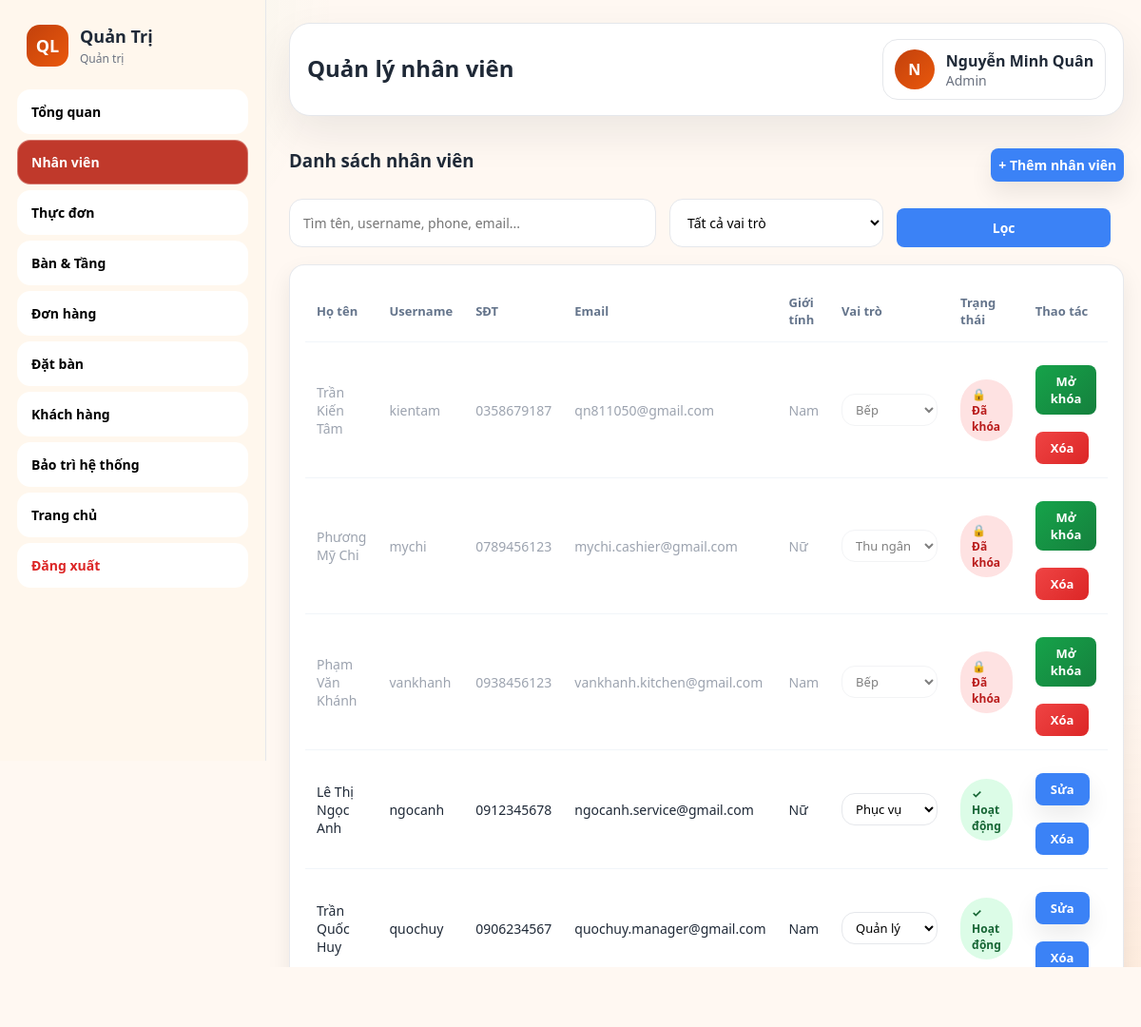
The page /admin.php?page=employees (signed in) on the database as committed earlier.
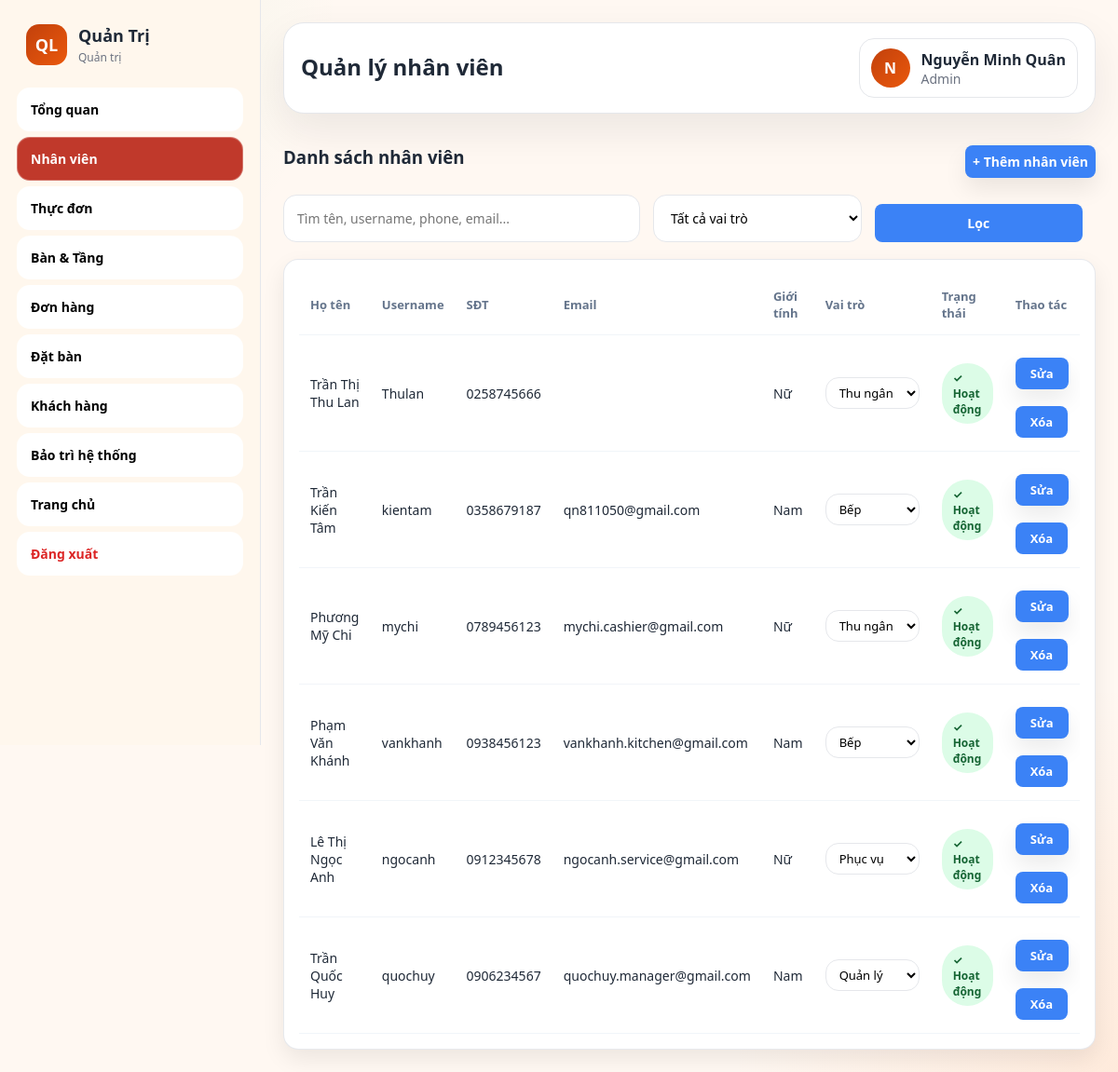
The same page on the database as committed later.
### tables this page shows
CREATE TABLE `users` (
  `user_id` int(11) NOT NULL AUTO_INCREMENT,
  `full_name` varchar(100) NOT NULL,
  `phone` varchar(15) DEFAULT NULL,
  `ngay_sinh` date DEFAULT NULL,
  `gioi_tinh` enum('Nam','Nữ') DEFAULT NULL,
  `email` varchar(100) DEFAULT NULL,
  `username` varchar(50) NOT NULL,
  `password` varchar(255) NOT NULL,
  `role_id` int(11) NOT NULL,
  `status` enum('hoat_dong','khoa') NOT NULL DEFAULT 'hoat_dong',
  `created_at` datetime NOT NULL DEFAULT current_timestamp(),
  PRIMARY KEY (`user_id`),
  UNIQUE KEY `uq_users_username` (`username`),
  UNIQUE KEY `uq_users_email` (`email`),
  UNIQUE KEY `uq_users_phone` (`phone`),
  KEY `idx_users_role_id` (`role_id`)
);

### includes/functions.php (called while the page is built, shortened)
<?php
function e($value): string {
    return htmlspecialchars((string)$value, ENT_QUOTES, 'UTF-8');
}

### admin/employees.php (the view, shortened to what the changed rows need)
<?php
require_once __DIR__ . '/../config/database.php';
require_once __DIR__ . '/../includes/functions.php';
$sql = "SELECT user_id,full_name,username,phone,email,role_id,status,gioi_tinh FROM users WHERE role_id IN (2,3,4,5)";
$sql .= " ORDER BY user_id DESC";
$stmt = $conn->prepare($sql);
$stmt->execute();
$employees = $stmt->get_result();
?>
<div class="card panel">
    <div class="table-wrap">
        <table class="table">
            <thead><tr><th>Họ tên</th><th>Username</th><th>SĐT</th><th>Email</th><th>Giới tính</th><th>Vai trò</th><th>Trạng thái</th><th>Thao tác</th></tr></thead>
            <tbody>
            <?php if ($employees && $employees->num_rows > 0): ?>
                <?php while ($row = $employees->fetch_assoc()):
                    $isLocked = ($row['status'] === 'khoa');
                ?>
                <tr>
                    <td style="<?= $isLocked ? 'color:#9ca3af;' : '' ?>"><?= e($row['full_name']) ?></td>
                    <td style="<?= $isLocked ? 'color:#9ca3af;' : '' ?>"><?= e($row['username']) ?></td>
                    <td style="<?= $isLocked ? 'color:#9ca3af;' : '' ?>"><?= e($row['phone']) ?></td>
                    <td style="<?= $isLocked ? 'color:#9ca3af;' : '' ?>"><?= e($row['email']) ?></td>
                    <td style="<?= $isLocked ? 'color:#9ca3af;' : '' ?>"><?= e($row['gioi_tinh'] ?: '-') ?></td>
                    <td>
                        <select class="select" style="padding:6px 10px;font-size:13px;width:auto;<?= $isLocked ? 'pointer-events:none;opacity:0.5;' : '' ?>" onchange="if(confirm('Thay đổi vai trò thành ' + this.options[this.selectedIndex].text + '?')) location.href='admin.php?page=employees&change_role=<?= $row['user_id'] ?>&new_role=' + this.value; else this.value='<?= $row['role_id'] ?>';">
                            <option value="2" <?= $row['role_id']==2?'selected':'' ?>>Quản lý</option>
                            <option value="3" <?= $row['role_id']==3?'selected':'' ?>>Thu ngân</option>
                            <option value="4" <?= $row['role_id']==4?'selected':'' ?>>Bếp</option>
                            <option value="5" <?= $row['role_id']==5?'selected':'' ?>>Phục vụ</option>
                        </select>
                    </td>
                    <td>
                        <?php if ($isLocked): ?>
                            <span class="badge badge-inactive">🔒 Đã khóa</span>
                        <?php else: ?>
                            <span class="badge badge-active">✓ Hoạt động</span>
                        <?php endif; ?>
                    </td>
                    <td>
                        <div style="display:flex; gap:8px; align-items:center; flex-wrap:wrap;">
                            <?php if ($isLocked): ?>
                                <a href="admin.php?page=employees&unlock=<?= $row['user_id'] ?>"
                                   class="btn"
                                   style="background:linear-gradient(135deg,#16a34a,#15803d);color:#fff;font-size:13px;padding:8px 16px;"
                                   onclick="return confirm('Mở khóa tài khoản \"<?= e($row['full_name']) ?>\"?')">Mở khóa</a>
                                <a href="admin.php?page=employees&delete=<?= $row['user_id'] ?>"
                                   class="btn"
                                   style="background:linear-gradient(135deg,#ef4444,#dc2626);color:#fff;font-size:13px;padding:8px 16px;"
                                   onclick="return confirm('Xóa vĩnh viễn nhân viên này?')">Xóa</a>
                            <?php else: ?>
                                <button class="btn btn-primary" style="font-size:13px;padding:8px 16px;" onclick="editEmployee(<?= $row['user_id'] ?>)">Sửa</button>
                                <a href="admin.php?page=employees&delete=<?= $row['user_id'] ?>"
                                   class="btn btn-danger"
                                   style="font-size:13px;padding:8px 16px;"
                                   onclick="return confirm('Xóa nhân viên này vĩnh viễn?')">Xóa</a>
                            <?php endif; ?>
                        </div>
                    </td>
                </tr>
                <?php endwhile; ?>
            <?php else: ?>
                <tr><td colspan="8"><div class="empty-state">Không có nhân viên nào.</div></td></tr>
            <?php endif; ?>
            </tbody>
        </table>
    </div>
</div>

### includes/layout.php (shortened to what the changed rows need)
<?php
$_layoutUser     = $_SESSION['user'] ?? [];
$_layoutRole     = strtolower($_layoutUser['role_name'] ?? '');
$_adminMenu = [
    'reports'     => ['label' => 'Tổng quan',       'url' => '/quanlynhahang/admin.php?page=reports'],
    'employees'   => ['label' => 'Nhân viên',        'url' => '/quanlynhahang/admin.php?page=employees'],
    'menu'        => ['label' => 'Thực đơn',         'url' => '/quanlynhahang/admin.php?page=menu'],
    'tables'      => ['label' => 'Bàn & Tầng',       'url' => '/quanlynhahang/admin.php?page=tables'],
    'orders'      => ['label' => 'Đơn hàng',         'url' => '/quanlynhahang/admin.php?page=orders'],
    'reservations'=> ['label' => 'Đặt bàn',          'url' => '/quanlynhahang/admin.php?page=reservations'],
    'customers'   => ['label' => 'Khách hàng',       'url' => '/quanlynhahang/admin.php?page=customers'],
    'maintenance' => ['label' => 'Bảo trì hệ thống', 'url' => '/quanlynhahang/admin.php?page=maintenance'],
];
$_cashierMenu = [
    'cashier'         => ['label' => 'Thanh toán',   'url' => '/quanlynhahang/cashier/index.php'],
    'cashier_history' => ['label' => 'Lịch sử',      'url' => '/quanlynhahang/cashier/history.php'],
];
$_waiterMenu = [
    'waiter'  => ['label' => 'Sơ đồ bàn',   'url' => '/quanlynhahang/waiter/index.php'],
    'w_orders'=> ['label' => 'Đơn hôm nay',  'url' => '/quanlynhahang/waiter/my_orders.php'],
];
$_kitchenMenu = [
    'kitchen' => ['label' => 'Bill món ăn',  'url' => '/quanlynhahang/kitchen/index.php'],
    'kitchen_history' => ['label' => 'Lịch sử',  'url' => '/quanlynhahang/kitchen/history.php'],
];
$_menuItems = match($sidebarRole ?? 'admin') {
    'thungan' => $_cashierMenu,
    'phucvu'  => $_waiterMenu,
    'bep'     => $_kitchenMenu,
    default   => $_adminMenu,
};
?>
<!DOCTYPE html>
<html lang="vi">
<head>
    <link rel="stylesheet" href="/quanlynhahang/assets/css/app.css">
</head>
<body class="theme-warm">
<div class="admin-layout">
    <aside class="sidebar">
        <div class="sidebar-brand">
            <div>
                <h2>Quản Trị</h2>
            </div>
        </div>
        <nav class="menu">
            <?php foreach ($_menuItems as $key => $item): ?>
                <a href="<?= $item['url'] ?>" class="<?= ($activeMenu ?? '') === $key ? 'active' : '' ?>">
                    <?= $item['label'] ?>
                </a>
            <?php endforeach; ?>
            <?php if (in_array($_layoutRole, ['admin', 'quanly'])): ?>
                <a href="/quanlynhahang/index.php" target="_blank">
                    Trang chủ
                </a>
            <?php endif; ?>
            <a href="/quanlynhahang/auth/logout.php" style="margin-top:auto; color:#dc2626;">Đăng xuất</a>
        </nav>
    </aside>
    <main class="main">
        <div class="topbar">
            <div>
                <h1><?= htmlspecialchars($pageTitle ?? '') ?></h1>
            </div>
        </div>

Rows that differ between the two databases and show on the page:
added users: full_name "Trần Thị Thu Lan", username "Thulan", phone "0258745666", gioi_tinh "Nữ", role+status+user_id "Thu ngân", shows "✓ Hoạt động"
changed users "Trần Kiến Tâm": status "🔒 Đã khóa Mở khóa" → "✓ Hoạt động Sửa"
changed users "Phương Mỹ Chi": status "🔒 Đã khóa Mở khóa" → "✓ Hoạt động Sửa"
changed users "Phạm Văn Khánh": status "🔒 Đã khóa Mở khóa" → "✓ Hoạt động Sửa"
